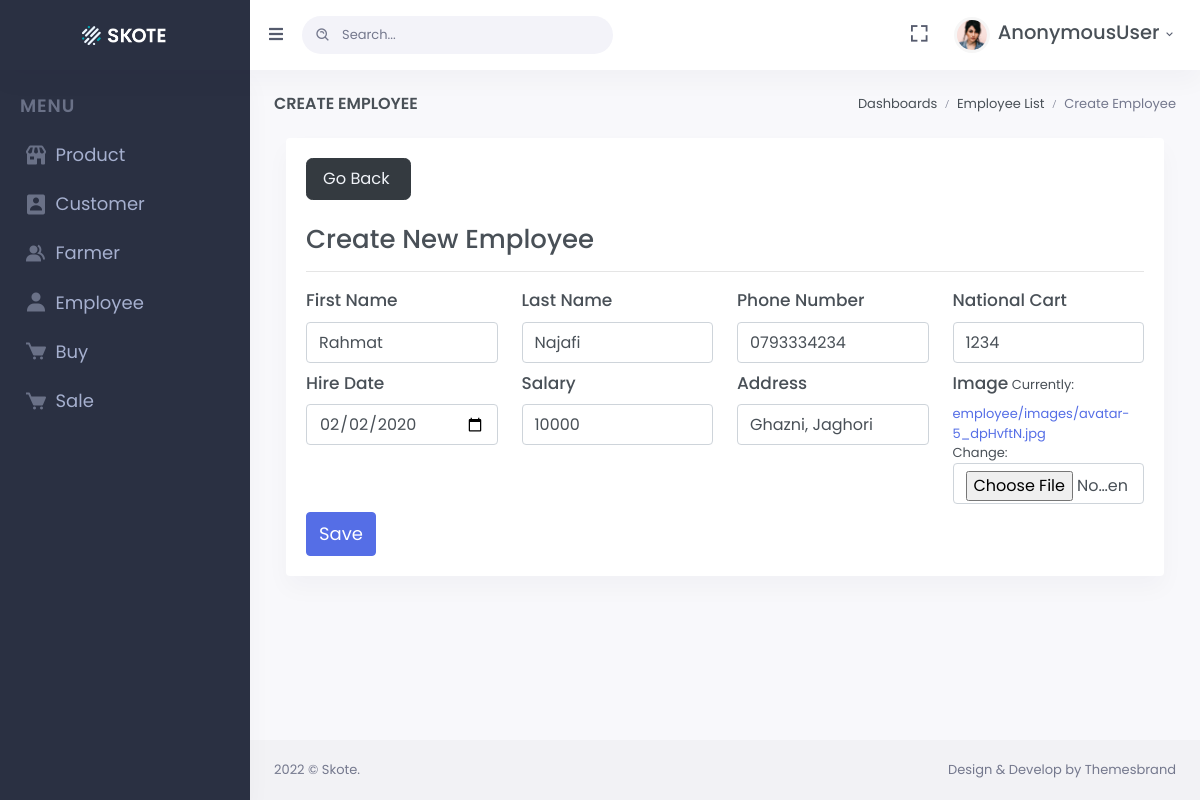
/employee/1/update/, run on the app's committed database.
### employees/models.py (models this page shows, shortened)
class Employee(models.Model):
    employee_name = models.CharField(max_length=200)
    last_name = models.CharField(max_length=200)
    phone = models.CharField(max_length=20, unique=True)
    tazkira = models.CharField(max_length=50, unique=True)
    hire_date = models.DateField()
    salary = models.IntegerField(default=0)
    photo = models.ImageField(upload_to='employee/images', default='user.jpg')
    address = models.CharField(max_length=500)

### employees/views.py (the view)
# urls.py: path("employee/<str:pk>/update/", views.employee_update_view, name="employee-update"),
def employee_update_view(request, pk):
    employees = Employee.objects.get(pk=pk)
    if request.method == "POST":
        forms = EmployeeForm(request.POST, request.FILES, instance=employees)
        if forms.is_valid():
            forms.save()
            messages.success(request, "Employee updated successfully")
            return redirect("employee-list")
    else:
        forms = EmployeeForm(instance=employees)
    context={
        "employees": employees,
        "forms": forms
    }
    return render(request, "employees/employee_form.html", context)

### employees/forms.py
class EmployeeForm(forms.ModelForm):
    class Meta:
        model = Employee
        fields = '__all__'

### employees/templates/employees/employee_form.html (shortened to what this page needs)
{% extends 'base.html' %}
{% load static %}
{% load widget_tweaks %}
{% block page_title %}
Create Employee
{% endblock page_title %}
{% block breadcrumb %}
<ol class="breadcrumb m-0">
    <li class="breadcrumb-item"><a href="javascript: void(0);">Dashboards</a></li>
    <li class="breadcrumb-item"><a href="{% url 'employee-list' %}">Employee List</a></li>
    {% if employee %}
    <li class="breadcrumb-item active">Update Employee</li>
    {% else %}
    <li class="breadcrumb-item active">Create Employee</li>
    {% endif %}
</ol>{% endblock breadcrumb %}
{% block content %}
{% include 'links/css/css.html' %}
<div class="container-fluid">
    <div class="row">
        <div class="col-xl-12">
            <div class="card">
            <div class="card-body">
                <div>
                    <a href="{% url 'employee-list' %}" class="btn btn-dark btn-lg mb-4">Go Back
                    </a>
                </div>
                {% if employee %}
                <h2 class="mb-2">Update Employee</h2>
                {% else %}
                <h2 class="mb-2">Create New Employee</h2>
                {% endif %}
                <hr>
                <form action="" method="POST" enctype="multipart/form-data">
                    <div class="row">
                        <div class="col-lg-3">
                            <label for="" class="font-size-17">First Name</label>
                            {% render_field forms.employee_name class="form-control font-size-16" placeholder="Ali" %}
                        </div>
                        <div class="col-lg-3">
                            <label for="" class="font-size-17">Last Name</label>
                            {% render_field forms.last_name class="form-control font-size-16" placeholder="Karimi" %}
                        </div>
                        <div class="col-lg-3">
                            <label for="" class="font-size-17">Phone Number</label>
                            {% render_field forms.phone class="form-control font-size-16" placeholder="Type your phone number" %}
                        </div>
                        <div class="col-lg-3">
                            <label for="" class="font-size-17">National Cart</label>
                            {% render_field forms.tazkira class="form-control font-size-16" placeholder="Your national cart ID" %}
                        </div>
                    </div>
                    <div class="row mt-2">
                        <div class="col-lg-3">
                            <label for="" class="font-size-17">Hire Date</label>
                            {% render_field forms.hire_date class="form-control font-size-16" type="date" %}
                        </div>
                        <div class="col-lg-3">
                            <label for="" class="font-size-17">Salary</label>
                            {% render_field forms.salary type="number" class="form-control font-size-16" placeholder="Employee Salary" %}
                        </div>
                        <div class="col-lg-3">
                            <label for="" class="font-size-17">Address</label>
                            {% render_field forms.address class="form-control font-size-16" placeholder="Employee Address" %}
                        </div>
                        <div class="col-lg-3">
                            <label for="" class="font-size-17">Image</label>
                            {% render_field forms.photo class="form-control font-size-16" type="file" %}
                        </div>
                    </div>
                    <button class="btn btn-primary btn-md font-size-18 mt-2">Save</button>
                </form>
            </div>
            </div>
         </div>
        </div>
    </div>
</div>
{% endblock content %}

### data on the page
Employee: employee_name "Rahmat", last_name "Najafi", phone "0793334234", tazkira "1234", hire_date "02/02/2020", salary "10000", address "Ghazni, Jaghori"

### other printed values
{{ request.user }} "AnonymousUser"
